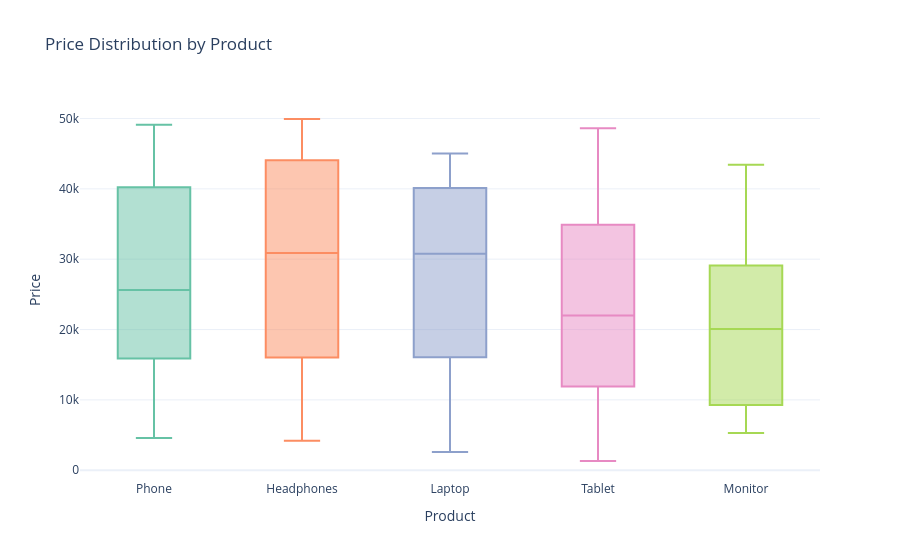

The cell this chart's notebook holds for it:
### Code cell
# Interactive box plot
fig = px.box(
    df,
    x='Product',
    y='Price',
    title='Price Distribution by Product',
    color='Product',
    color_discrete_sequence=px.colors.qualitative.Set2
)
fig.update_layout(template='plotly_white', showlegend=False)
fig.show()

### Figure 1 — Plotly figure (JSON) as saved in the notebook; plotly's stock layout.template omitted (floating-point values rounded to 4 significant figures)
{"data": [{"alignmentgroup": "True", "hovertemplate": "Product=%{x}<br>Price=%{y}<extra></extra>", "legendgroup": "Phone", "marker": {"color": "rgb(102,194,165)"}, "name": "Phone", "notched": false, "offsetgroup": "Phone", "orientation": "v", "showlegend": true, "type": "box", "x": ["Phone", "Phone", "Phone", "Phone", "Phone", "Phone", "Phone", "Phone", "Phone", "Phone", "Phone", "Phone", "Phone", "Phone", "Phone", "Phone", "Phone", "Phone", "Phone", "Phone"], "x0": " ", "xaxis": "x", "y": [37300, 21746, 13233, 20655, 41548, 13488, 16997, 40177, 11494, 18616, 40244, 29499, 15160, 37135, 44652, 34843, 16596, 49101, 40518, 4578], "y0": " ", "yaxis": "y"}, {"alignmentgroup": "True", "hovertemplate": "Product=%{x}<br>Price=%{y}<extra></extra>", "legendgroup": "Headphones", "marker": {"color": "rgb(252,141,98)"}, "name": "Headphones", "notched": false, "offsetgroup": "Headphones", "orientation": "v", "showlegend": true, "type": "box", "x": ["Headphones", "Headphones", "Headphones", "Headphones", "Headphones", "Headphones", "Headphones", "Headphones", "Headphones", "Headphones", "Headphones", "Headphones", "Headphones", "Headphones", "Headphones"], "x0": " ", "xaxis": "x", "y": [15406, 30895, 4195, 34447, 17838, 45467, 32524, 13624, 44487, 18964, 49930, 48769, 42813, 7647, 23376], "y0": " ", "yaxis": "y"}, {"alignmentgroup": "True", "hovertemplate": "Product=%{x}<br>Price=%{y}<extra></extra>", "legendgroup": "Laptop", "marker": {"color": "rgb(141,160,203)"}, "name": "Laptop", "notched": false, "offsetgroup": "Laptop", "orientation": "v", "showlegend": true, "type": "box", "x": ["Laptop", "Laptop", "Laptop", "Laptop", "Laptop", "Laptop", "Laptop", "Laptop", "Laptop", "Laptop", "Laptop", "Laptop", "Laptop", "Laptop", "Laptop", "Laptop", "Laptop", "Laptop", "Laptop", "Laptop", "Laptop", "Laptop", "Laptop", "Laptop"], "x0": " ", "xaxis": "x", "y": [39835, 40420, 40430, 7262, 45023, 41749, 36518, 29275, 25948, 32297, 43848, 15475, 19661, 17924, 14381, 34303, 35418, 2603, 28098, 43861, 7455, 38037, 7148, 16667], "y0": " ", "yaxis": "y"}, {"alignmentgroup": "True", "hovertemplate": "Product=%{x}<br>Price=%{y}<extra></extra>", "legendgroup": "Tablet", "marker": {"color": "rgb(231,138,195)"}, "name": "Tablet", "notched": false, "offsetgroup": "Tablet", "orientation": "v", "showlegend": true, "type": "box", "x": ["Tablet", "Tablet", "Tablet", "Tablet", "Tablet", "Tablet", "Tablet", "Tablet", "Tablet", "Tablet", "Tablet", "Tablet", "Tablet", "Tablet", "Tablet", "Tablet", "Tablet", "Tablet", "Tablet", "Tablet", "Tablet", "Tablet", "Tablet", "Tablet", "Tablet", "Tablet"], "x0": " ", "xaxis": "x", "y": [32791, 19322, 44045, 6713, 38298, 43495, 11902, 34900, 20696, 48602, 4339, 45515, 43350, 11032, 1308, 4341, 29840, 23229, 17512, 26110, 19425, 3839, 30531, 19507, 20770, 27196], "y0": " ", "yaxis": "y"}, {"alignmentgroup": "True", "hovertemplate": "Product=%{x}<br>Price=%{y}<extra></extra>", "legendgroup": "Monitor", "marker": {"color": "rgb(166,216,84)"}, "name": "Monitor", "notched": false, "offsetgroup": "Monitor", "orientation": "v", "showlegend": true, "type": "box", "x": ["Monitor", "Monitor", "Monitor", "Monitor", "Monitor", "Monitor", "Monitor", "Monitor", "Monitor", "Monitor", "Monitor", "Monitor", "Monitor", "Monitor", "Monitor"], "x0": " ", "xaxis": "x", "y": [6160, 9191, 19256, 39924, 20083, 43428, 6720, 24160, 37055, 5272, 24224, 23381, 11591, 9483, 30717], "y0": " ", "yaxis": "y"}], "layout": {"boxmode": "overlay", "legend": {"title": {"text": "Product"}, "tracegroupgap": 0}, "showlegend": false, "title": {"text": "Price Distribution by Product"}, "xaxis": {"anchor": "y", "categoryarray": ["Phone", "Headphones", "Laptop", "Tablet", "Monitor"], "categoryorder": "array", "domain": [0, 1], "title": {"text": "Product"}}, "yaxis": {"anchor": "x", "domain": [0, 1], "title": {"text": "Price"}}}}
